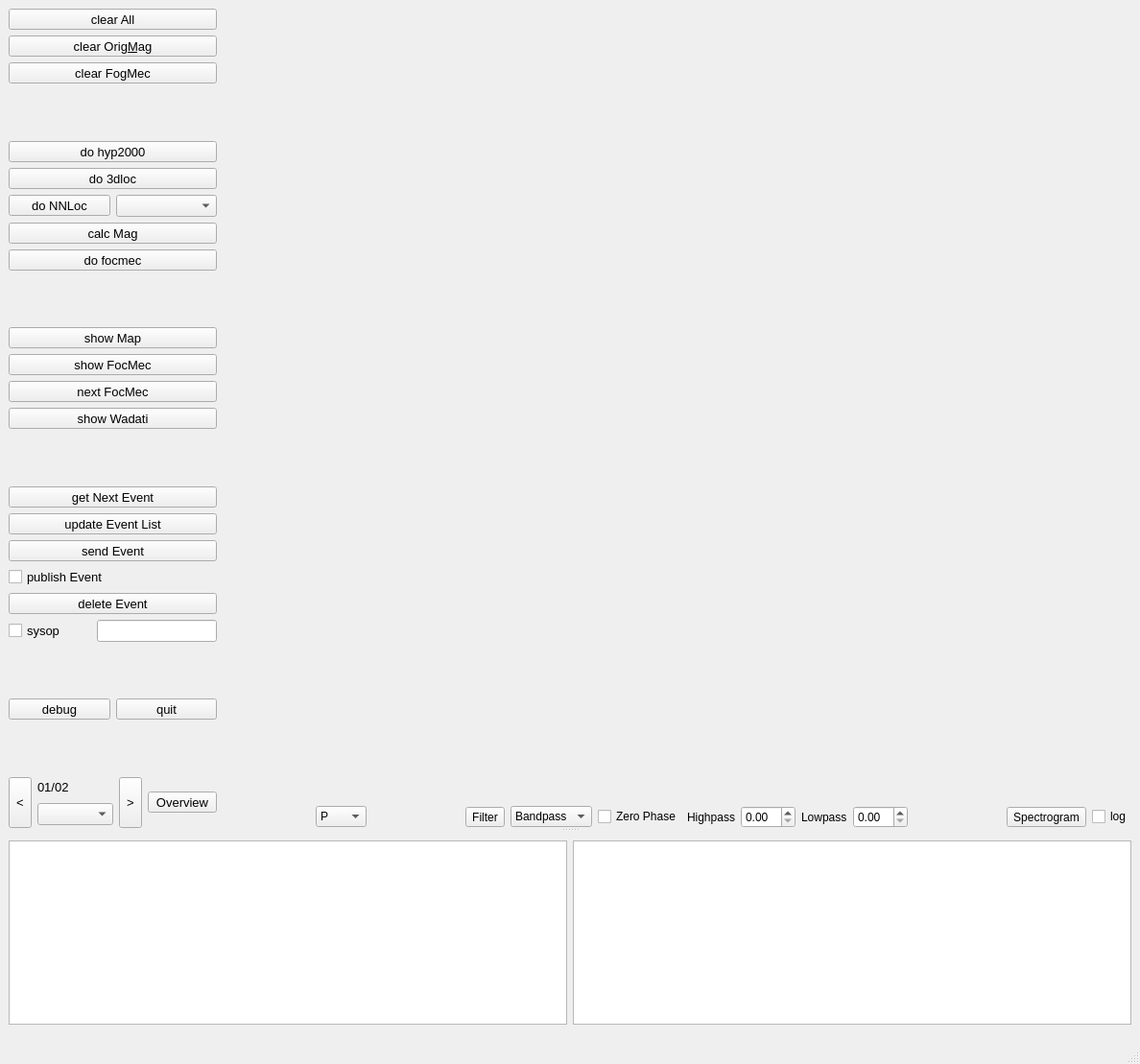
<?xml version="1.0" encoding="UTF-8"?>
<ui version="4.0">
 <class>MainWindow</class>
 <widget class="QMainWindow" name="MainWindow">
  <property name="geometry">
   <rect>
    <x>0</x>
    <y>0</y>
    <width>1188</width>
    <height>1109</height>
   </rect>
  </property>
  <property name="windowTitle">
   <string>MainWindow</string>
  </property>
  <widget class="QWidget" name="centralwidget">
   <layout class="QVBoxLayout" name="verticalLayout_4">
    <item>
     <widget class="QSplitter" name="splitter">
      <property name="orientation">
       <enum>Qt::Vertical</enum>
      </property>
      <widget class="QWidget" name="layoutWidget">
       <layout class="QHBoxLayout" name="horizontalLayout_7">
        <item>
         <layout class="QVBoxLayout" name="leftVerticalLayout">
          <property name="sizeConstraint">
           <enum>QLayout::SetDefaultConstraint</enum>
          </property>
          <property name="topMargin">
           <number>0</number>
          </property>
          <item>
           <widget class="QToolButton" name="toolButton">
            <property name="sizePolicy">
             <sizepolicy hsizetype="Minimum" vsizetype="Minimum">
              <horstretch>0</horstretch>
              <verstretch>0</verstretch>
             </sizepolicy>
            </property>
            <property name="font">
             <font>
              <pointsize>10</pointsize>
              <kerning>true</kerning>
             </font>
            </property>
            <property name="styleSheet">
             <string notr="true"/>
            </property>
            <property name="text">
             <string>clear All</string>
            </property>
            <property name="checkable">
             <bool>false</bool>
            </property>
           </widget>
          </item>
          <item>
           <widget class="QToolButton" name="toolButton_2">
            <property name="sizePolicy">
             <sizepolicy hsizetype="Minimum" vsizetype="Minimum">
              <horstretch>0</horstretch>
              <verstretch>0</verstretch>
             </sizepolicy>
            </property>
            <property name="font">
             <font>
              <pointsize>10</pointsize>
             </font>
            </property>
            <property name="text">
             <string>clear Orig&amp;Mag</string>
            </property>
           </widget>
          </item>
          <item>
           <widget class="QToolButton" name="toolButton_4">
            <property name="sizePolicy">
             <sizepolicy hsizetype="Minimum" vsizetype="Minimum">
              <horstretch>0</horstretch>
              <verstretch>0</verstretch>
             </sizepolicy>
            </property>
            <property name="font">
             <font>
              <pointsize>10</pointsize>
             </font>
            </property>
            <property name="text">
             <string>clear FogMec</string>
            </property>
           </widget>
          </item>
          <item>
           <spacer name="verticalSpacer_2">
            <property name="orientation">
             <enum>Qt::Vertical</enum>
            </property>
            <property name="sizeHint" stdset="0">
             <size>
              <width>20</width>
              <height>40</height>
             </size>
            </property>
           </spacer>
          </item>
          <item>
           <widget class="QToolButton" name="toolButton_5">
            <property name="sizePolicy">
             <sizepolicy hsizetype="Minimum" vsizetype="Fixed">
              <horstretch>0</horstretch>
              <verstretch>0</verstretch>
             </sizepolicy>
            </property>
            <property name="font">
             <font>
              <pointsize>10</pointsize>
             </font>
            </property>
            <property name="text">
             <string>do hyp2000</string>
            </property>
           </widget>
          </item>
          <item>
           <widget class="QToolButton" name="toolButton_6">
            <property name="sizePolicy">
             <sizepolicy hsizetype="Minimum" vsizetype="Fixed">
              <horstretch>0</horstretch>
              <verstretch>0</verstretch>
             </sizepolicy>
            </property>
            <property name="font">
             <font>
              <pointsize>10</pointsize>
             </font>
            </property>
            <property name="text">
             <string>do 3dloc</string>
            </property>
           </widget>
          </item>
          <item>
           <layout class="QHBoxLayout" name="horizontalLayout_3">
            <item>
             <widget class="QToolButton" name="toolButton_13">
              <property name="sizePolicy">
               <sizepolicy hsizetype="Minimum" vsizetype="Fixed">
                <horstretch>0</horstretch>
                <verstretch>0</verstretch>
               </sizepolicy>
              </property>
              <property name="font">
               <font>
                <pointsize>10</pointsize>
               </font>
              </property>
              <property name="text">
               <string>do NNLoc</string>
              </property>
             </widget>
            </item>
            <item>
             <widget class="QComboBox" name="comboBox">
              <property name="sizePolicy">
               <sizepolicy hsizetype="Minimum" vsizetype="Fixed">
                <horstretch>0</horstretch>
                <verstretch>0</verstretch>
               </sizepolicy>
              </property>
              <property name="font">
               <font>
                <pointsize>10</pointsize>
               </font>
              </property>
             </widget>
            </item>
           </layout>
          </item>
          <item>
           <widget class="QToolButton" name="toolButton_7">
            <property name="sizePolicy">
             <sizepolicy hsizetype="Minimum" vsizetype="Fixed">
              <horstretch>0</horstretch>
              <verstretch>0</verstretch>
             </sizepolicy>
            </property>
            <property name="font">
             <font>
              <pointsize>10</pointsize>
             </font>
            </property>
            <property name="text">
             <string>calc Mag</string>
            </property>
           </widget>
          </item>
          <item>
           <widget class="QToolButton" name="toolButton_8">
            <property name="sizePolicy">
             <sizepolicy hsizetype="Minimum" vsizetype="Fixed">
              <horstretch>0</horstretch>
              <verstretch>0</verstretch>
             </sizepolicy>
            </property>
            <property name="font">
             <font>
              <pointsize>10</pointsize>
             </font>
            </property>
            <property name="text">
             <string>do focmec</string>
            </property>
           </widget>
          </item>
          <item>
           <spacer name="verticalSpacer_3">
            <property name="orientation">
             <enum>Qt::Vertical</enum>
            </property>
            <property name="sizeHint" stdset="0">
             <size>
              <width>20</width>
              <height>40</height>
             </size>
            </property>
           </spacer>
          </item>
          <item>
           <widget class="QToolButton" name="toolButton_9">
            <property name="sizePolicy">
             <sizepolicy hsizetype="Minimum" vsizetype="Fixed">
              <horstretch>0</horstretch>
              <verstretch>0</verstretch>
             </sizepolicy>
            </property>
            <property name="font">
             <font>
              <pointsize>10</pointsize>
             </font>
            </property>
            <property name="text">
             <string>show Map</string>
            </property>
           </widget>
          </item>
          <item>
           <widget class="QToolButton" name="toolButton_10">
            <property name="sizePolicy">
             <sizepolicy hsizetype="Minimum" vsizetype="Fixed">
              <horstretch>0</horstretch>
              <verstretch>0</verstretch>
             </sizepolicy>
            </property>
            <property name="font">
             <font>
              <pointsize>10</pointsize>
             </font>
            </property>
            <property name="text">
             <string>show FocMec</string>
            </property>
           </widget>
          </item>
          <item>
           <widget class="QToolButton" name="toolButton_11">
            <property name="sizePolicy">
             <sizepolicy hsizetype="Minimum" vsizetype="Fixed">
              <horstretch>0</horstretch>
              <verstretch>0</verstretch>
             </sizepolicy>
            </property>
            <property name="font">
             <font>
              <pointsize>10</pointsize>
             </font>
            </property>
            <property name="text">
             <string>next FocMec</string>
            </property>
           </widget>
          </item>
          <item>
           <widget class="QToolButton" name="toolButton_12">
            <property name="sizePolicy">
             <sizepolicy hsizetype="Minimum" vsizetype="Fixed">
              <horstretch>0</horstretch>
              <verstretch>0</verstretch>
             </sizepolicy>
            </property>
            <property name="font">
             <font>
              <pointsize>10</pointsize>
             </font>
            </property>
            <property name="text">
             <string>show Wadati</string>
            </property>
           </widget>
          </item>
          <item>
           <spacer name="verticalSpacer_4">
            <property name="orientation">
             <enum>Qt::Vertical</enum>
            </property>
            <property name="sizeHint" stdset="0">
             <size>
              <width>20</width>
              <height>40</height>
             </size>
            </property>
           </spacer>
          </item>
          <item>
           <widget class="QToolButton" name="toolButton_14">
            <property name="sizePolicy">
             <sizepolicy hsizetype="Minimum" vsizetype="Fixed">
              <horstretch>0</horstretch>
              <verstretch>0</verstretch>
             </sizepolicy>
            </property>
            <property name="font">
             <font>
              <pointsize>10</pointsize>
             </font>
            </property>
            <property name="text">
             <string>get Next Event</string>
            </property>
           </widget>
          </item>
          <item>
           <widget class="QToolButton" name="toolButton_15">
            <property name="sizePolicy">
             <sizepolicy hsizetype="Minimum" vsizetype="Fixed">
              <horstretch>0</horstretch>
              <verstretch>0</verstretch>
             </sizepolicy>
            </property>
            <property name="font">
             <font>
              <pointsize>10</pointsize>
             </font>
            </property>
            <property name="text">
             <string>update Event List</string>
            </property>
           </widget>
          </item>
          <item>
           <widget class="QToolButton" name="toolButton_16">
            <property name="sizePolicy">
             <sizepolicy hsizetype="Minimum" vsizetype="Fixed">
              <horstretch>0</horstretch>
              <verstretch>0</verstretch>
             </sizepolicy>
            </property>
            <property name="font">
             <font>
              <pointsize>10</pointsize>
             </font>
            </property>
            <property name="text">
             <string>send Event</string>
            </property>
           </widget>
          </item>
          <item>
           <widget class="QCheckBox" name="checkBox_2">
            <property name="sizePolicy">
             <sizepolicy hsizetype="Minimum" vsizetype="Minimum">
              <horstretch>0</horstretch>
              <verstretch>0</verstretch>
             </sizepolicy>
            </property>
            <property name="font">
             <font>
              <pointsize>10</pointsize>
             </font>
            </property>
            <property name="text">
             <string>publish Event</string>
            </property>
           </widget>
          </item>
          <item>
           <widget class="QToolButton" name="toolButton_17">
            <property name="sizePolicy">
             <sizepolicy hsizetype="Minimum" vsizetype="Fixed">
              <horstretch>0</horstretch>
              <verstretch>0</verstretch>
             </sizepolicy>
            </property>
            <property name="font">
             <font>
              <pointsize>10</pointsize>
             </font>
            </property>
            <property name="text">
             <string>delete Event</string>
            </property>
           </widget>
          </item>
          <item>
           <layout class="QHBoxLayout" name="horizontalLayout_4">
            <item>
             <widget class="QCheckBox" name="checkBox_3">
              <property name="sizePolicy">
               <sizepolicy hsizetype="Minimum" vsizetype="Minimum">
                <horstretch>0</horstretch>
                <verstretch>0</verstretch>
               </sizepolicy>
              </property>
              <property name="font">
               <font>
                <pointsize>10</pointsize>
               </font>
              </property>
              <property name="text">
               <string>sysop</string>
              </property>
             </widget>
            </item>
            <item>
             <widget class="QLineEdit" name="lineEdit">
              <property name="sizePolicy">
               <sizepolicy hsizetype="Fixed" vsizetype="Minimum">
                <horstretch>0</horstretch>
                <verstretch>0</verstretch>
               </sizepolicy>
              </property>
              <property name="font">
               <font>
                <pointsize>10</pointsize>
               </font>
              </property>
             </widget>
            </item>
           </layout>
          </item>
          <item>
           <spacer name="verticalSpacer_5">
            <property name="orientation">
             <enum>Qt::Vertical</enum>
            </property>
            <property name="sizeHint" stdset="0">
             <size>
              <width>20</width>
              <height>40</height>
             </size>
            </property>
           </spacer>
          </item>
          <item>
           <layout class="QHBoxLayout" name="horizontalLayout_5">
            <item>
             <widget class="QToolButton" name="toolButton_18">
              <property name="sizePolicy">
               <sizepolicy hsizetype="Minimum" vsizetype="Fixed">
                <horstretch>0</horstretch>
                <verstretch>0</verstretch>
               </sizepolicy>
              </property>
              <property name="font">
               <font>
                <pointsize>10</pointsize>
               </font>
              </property>
              <property name="text">
               <string>debug</string>
              </property>
             </widget>
            </item>
            <item>
             <widget class="QToolButton" name="quitButton">
              <property name="sizePolicy">
               <sizepolicy hsizetype="Minimum" vsizetype="Fixed">
                <horstretch>0</horstretch>
                <verstretch>0</verstretch>
               </sizepolicy>
              </property>
              <property name="font">
               <font>
                <pointsize>10</pointsize>
               </font>
              </property>
              <property name="text">
               <string>quit</string>
              </property>
             </widget>
            </item>
           </layout>
          </item>
          <item>
           <spacer name="verticalSpacer">
            <property name="orientation">
             <enum>Qt::Vertical</enum>
            </property>
            <property name="sizeHint" stdset="0">
             <size>
              <width>20</width>
              <height>40</height>
             </size>
            </property>
           </spacer>
          </item>
          <item>
           <layout class="QHBoxLayout" name="horizontalLayout_6">
            <item>
             <widget class="QToolButton" name="toolButton_20">
              <property name="sizePolicy">
               <sizepolicy hsizetype="Minimum" vsizetype="Expanding">
                <horstretch>0</horstretch>
                <verstretch>0</verstretch>
               </sizepolicy>
              </property>
              <property name="font">
               <font>
                <pointsize>10</pointsize>
               </font>
              </property>
              <property name="text">
               <string>&lt;</string>
              </property>
             </widget>
            </item>
            <item>
             <layout class="QVBoxLayout" name="VerticalLayout">
              <property name="spacing">
               <number>-1</number>
              </property>
              <property name="sizeConstraint">
               <enum>QLayout::SetDefaultConstraint</enum>
              </property>
              <property name="topMargin">
               <number>0</number>
              </property>
              <item>
               <widget class="QLabel" name="labelStreamNumber">
                <property name="sizePolicy">
                 <sizepolicy hsizetype="Preferred" vsizetype="Fixed">
                  <horstretch>0</horstretch>
                  <verstretch>0</verstretch>
                 </sizepolicy>
                </property>
                <property name="font">
                 <font>
                  <pointsize>10</pointsize>
                 </font>
                </property>
                <property name="text">
                 <string>01/02</string>
                </property>
               </widget>
              </item>
              <item>
               <widget class="QComboBox" name="comboboxStreamName">
                <property name="sizePolicy">
                 <sizepolicy hsizetype="Preferred" vsizetype="Fixed">
                  <horstretch>0</horstretch>
                  <verstretch>0</verstretch>
                 </sizepolicy>
                </property>
                <property name="font">
                 <font>
                  <pointsize>10</pointsize>
                 </font>
                </property>
               </widget>
              </item>
             </layout>
            </item>
            <item>
             <widget class="QToolButton" name="toolButton_21">
              <property name="sizePolicy">
               <sizepolicy hsizetype="Minimum" vsizetype="Expanding">
                <horstretch>0</horstretch>
                <verstretch>0</verstretch>
               </sizepolicy>
              </property>
              <property name="font">
               <font>
                <pointsize>10</pointsize>
               </font>
              </property>
              <property name="text">
               <string>&gt;</string>
              </property>
             </widget>
            </item>
            <item>
             <widget class="QToolButton" name="toolButton_22">
              <property name="sizePolicy">
               <sizepolicy hsizetype="Minimum" vsizetype="Fixed">
                <horstretch>0</horstretch>
                <verstretch>0</verstretch>
               </sizepolicy>
              </property>
              <property name="font">
               <font>
                <pointsize>10</pointsize>
               </font>
              </property>
              <property name="text">
               <string>Overview</string>
              </property>
             </widget>
            </item>
           </layout>
          </item>
         </layout>
        </item>
        <item>
         <layout class="QVBoxLayout" name="verticalLayout_2">
          <item>
           <widget class="Qt4MplCanvas" name="canvas" native="true"/>
          </item>
          <item>
           <layout class="QHBoxLayout" name="horizontalLayout_2">
            <item>
             <spacer name="horizontalSpacer">
              <property name="orientation">
               <enum>Qt::Horizontal</enum>
              </property>
              <property name="sizeHint" stdset="0">
               <size>
                <width>40</width>
                <height>20</height>
               </size>
              </property>
             </spacer>
            </item>
            <item>
             <widget class="QComboBox" name="comboBox_3">
              <property name="sizePolicy">
               <sizepolicy hsizetype="Minimum" vsizetype="Fixed">
                <horstretch>0</horstretch>
                <verstretch>0</verstretch>
               </sizepolicy>
              </property>
              <item>
               <property name="text">
                <string>P</string>
               </property>
              </item>
              <item>
               <property name="text">
                <string>S</string>
               </property>
              </item>
              <item>
               <property name="text">
                <string>Mag</string>
               </property>
              </item>
             </widget>
            </item>
            <item>
             <spacer name="horizontalSpacer_2">
              <property name="orientation">
               <enum>Qt::Horizontal</enum>
              </property>
              <property name="sizeHint" stdset="0">
               <size>
                <width>40</width>
                <height>20</height>
               </size>
              </property>
             </spacer>
            </item>
            <item>
             <widget class="QToolButton" name="toolButton_3">
              <property name="text">
               <string>Filter</string>
              </property>
             </widget>
            </item>
            <item>
             <widget class="QComboBox" name="comboBox_4">
              <item>
               <property name="text">
                <string>Bandpass</string>
               </property>
              </item>
              <item>
               <property name="text">
                <string>Bandstop</string>
               </property>
              </item>
              <item>
               <property name="text">
                <string>Lowpass</string>
               </property>
              </item>
              <item>
               <property name="text">
                <string>Highpass</string>
               </property>
              </item>
             </widget>
            </item>
            <item>
             <widget class="QCheckBox" name="checkBox_4">
              <property name="text">
               <string>Zero Phase</string>
              </property>
             </widget>
            </item>
            <item>
             <widget class="QLabel" name="label_2">
              <property name="text">
               <string>Highpass</string>
              </property>
             </widget>
            </item>
            <item>
             <widget class="QDoubleSpinBox" name="spinbuttonHighpass"/>
            </item>
            <item>
             <widget class="QLabel" name="label_3">
              <property name="text">
               <string>Lowpass</string>
              </property>
             </widget>
            </item>
            <item>
             <widget class="QDoubleSpinBox" name="spinbuttonLowpass"/>
            </item>
            <item>
             <spacer name="horizontalSpacer_3">
              <property name="orientation">
               <enum>Qt::Horizontal</enum>
              </property>
              <property name="sizeHint" stdset="0">
               <size>
                <width>40</width>
                <height>20</height>
               </size>
              </property>
             </spacer>
            </item>
            <item>
             <widget class="QToolButton" name="toolButton_3">
              <property name="text">
               <string>Spectrogram</string>
              </property>
             </widget>
            </item>
            <item>
             <widget class="QCheckBox" name="checkBox">
              <property name="text">
               <string>log</string>
              </property>
             </widget>
            </item>
           </layout>
          </item>
         </layout>
        </item>
       </layout>
      </widget>
      <widget class="QWidget" name="layoutWidget">
       <layout class="QHBoxLayout" name="horizontalLayout">
        <item>
         <widget class="QPlainTextEdit" name="stdoutPlainTextEdit">
          <property name="sizePolicy">
           <sizepolicy hsizetype="Expanding" vsizetype="Fixed">
            <horstretch>0</horstretch>
            <verstretch>0</verstretch>
           </sizepolicy>
          </property>
         </widget>
        </item>
        <item>
         <widget class="QPlainTextEdit" name="stderrPlainTextEdit">
          <property name="sizePolicy">
           <sizepolicy hsizetype="Expanding" vsizetype="Fixed">
            <horstretch>0</horstretch>
            <verstretch>0</verstretch>
           </sizepolicy>
          </property>
         </widget>
        </item>
       </layout>
      </widget>
     </widget>
    </item>
   </layout>
  </widget>
  <widget class="QMenuBar" name="menubar">
   <property name="geometry">
    <rect>
     <x>0</x>
     <y>0</y>
     <width>1188</width>
     <height>22</height>
    </rect>
   </property>
  </widget>
  <widget class="QStatusBar" name="statusbar"/>
 </widget>
 <customwidgets>
  <customwidget>
   <class>Qt4MplCanvas</class>
   <extends>QWidget</extends>
   <header>qt4mplcanvas.h</header>
   <container>1</container>
  </customwidget>
 </customwidgets>
 <resources/>
 <connections/>
</ui>
